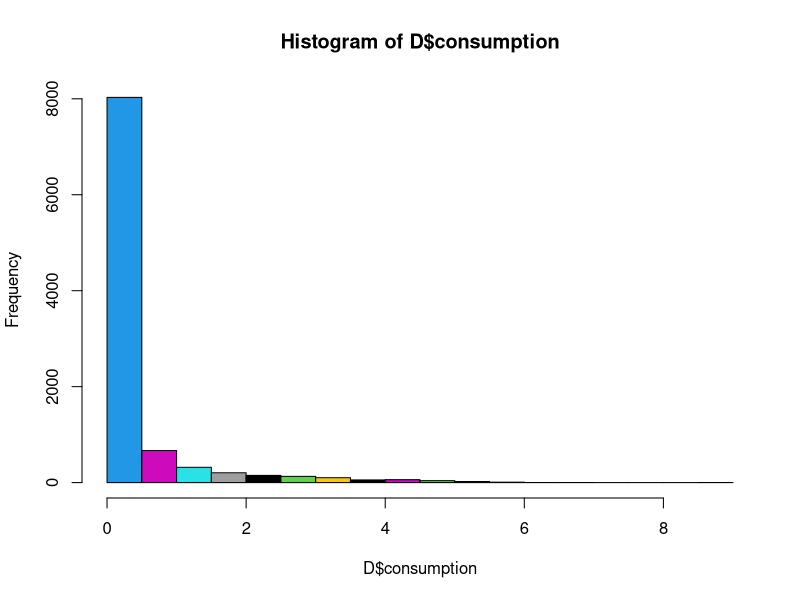
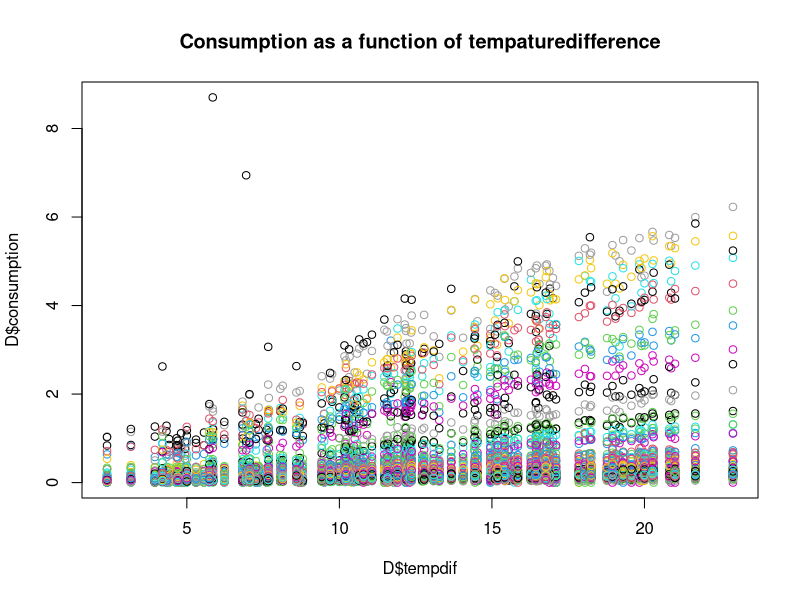
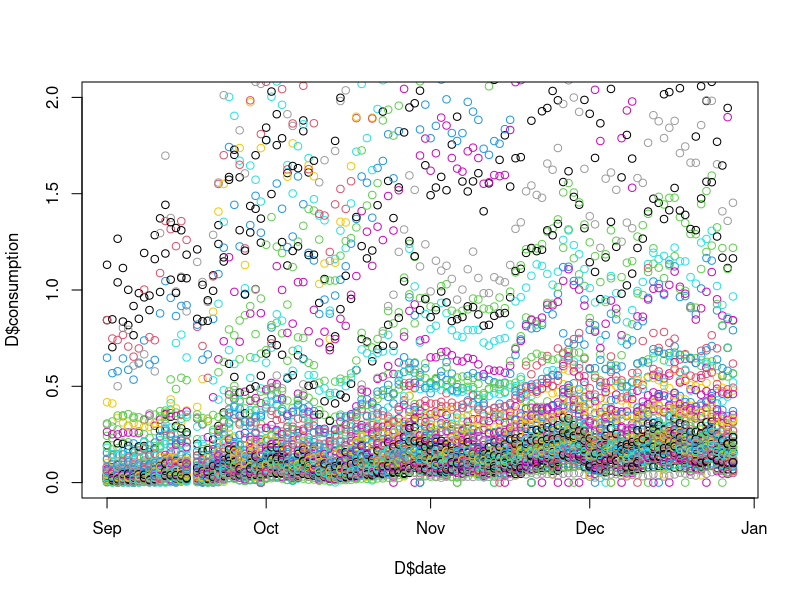
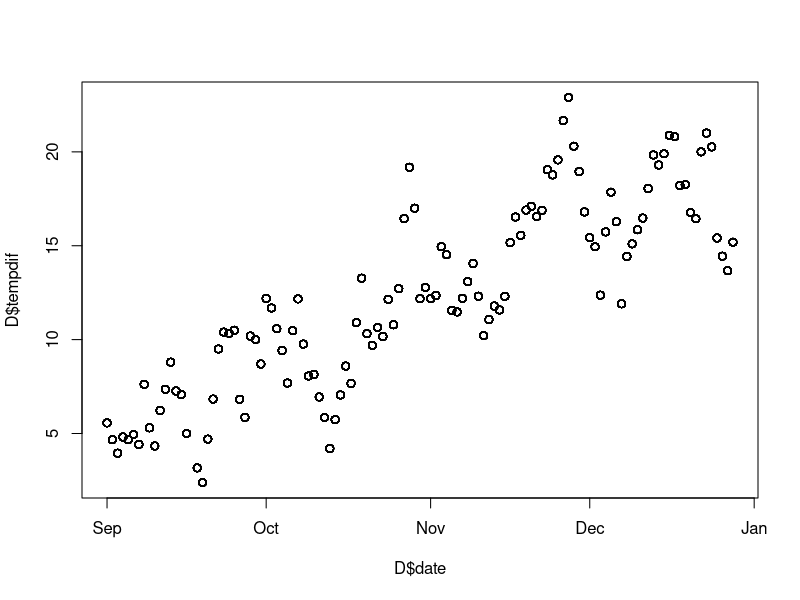
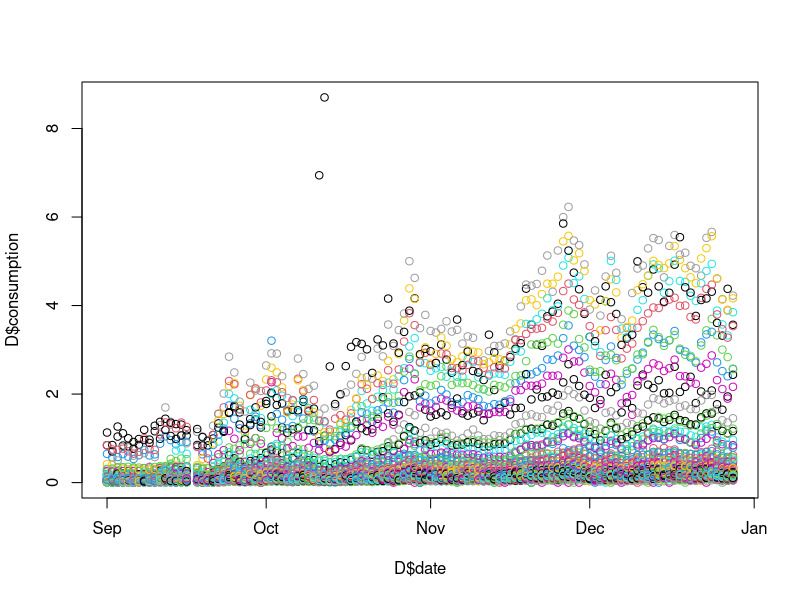
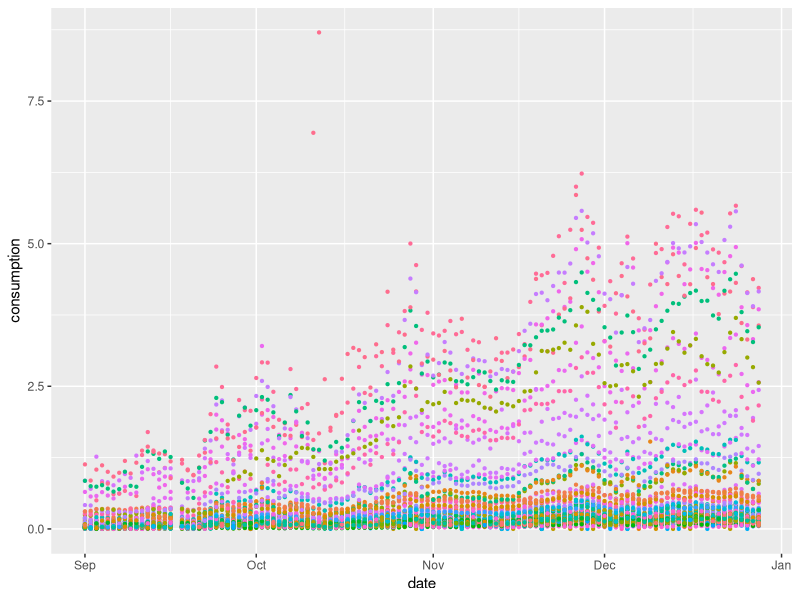
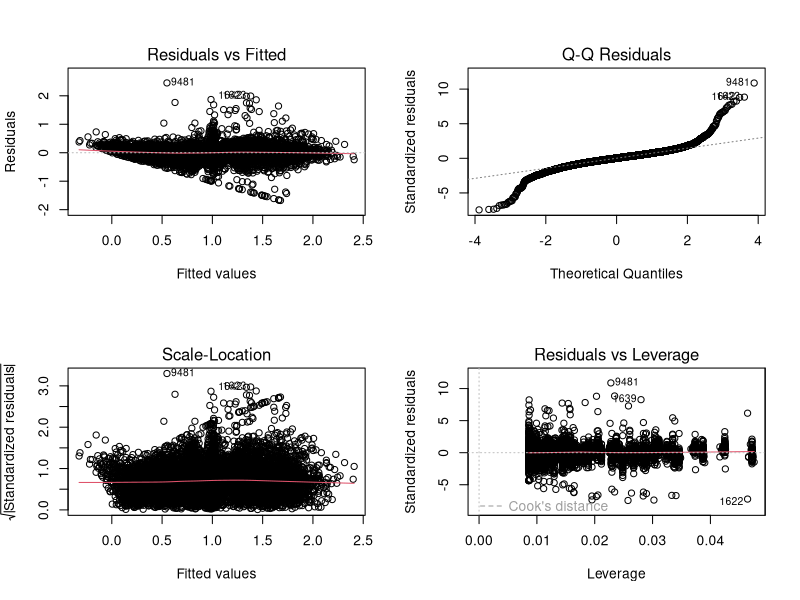
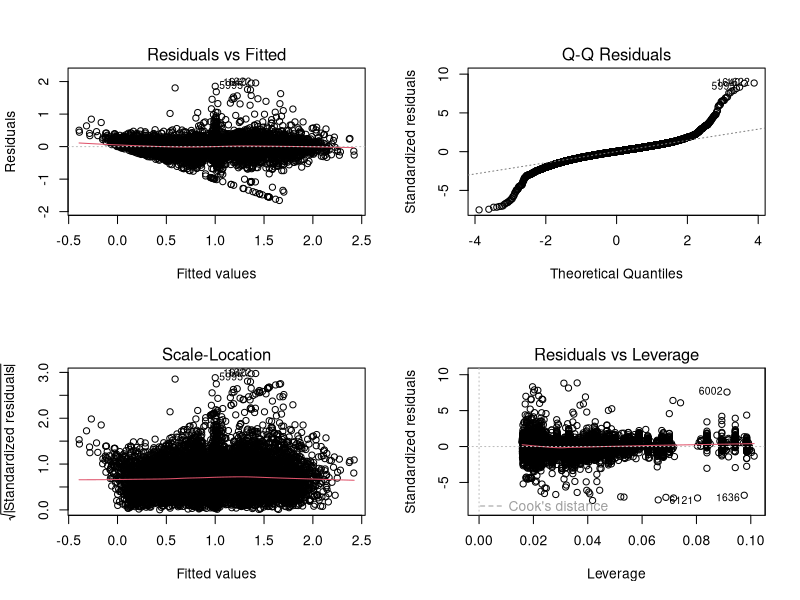

Here is the R script that generated these plots, in order: (Note: a time limit stopped this script after it produced the figures.)
#### Introduction ####
rm(list=ls())
library(tidyverse)
library(ggplot2)
library(car)
library(stringr)
library(xtable)

#### Loading the data ####
D <- read.csv("merged_data.csv", header=TRUE)

#### Changing the datatable #####
str(D)
D <- mutate(D,
                across(c(dir, cond, fog, rain, ID),factor)
)

D$date <- as.POSIXct(D$date, tz = "UTC")
str(D)

# Adding to temp difference column to the dataframe 
D$tempdif <- 21 - D$temp


#### Creating initalizing plots ####
# Pairplot of all variables 
#plot(D,col=D$ID,main="Pairsplot of dataframe")

# Histogram of consumptions in general 
hist(D$consumption,col=D$ID)

par(mfrow=c(1,1))
# Consumption as a function of temp ( slopes seem to depend on Ua (isolation))
#plot(D$consumption ~ D$temp, col=D$ID, main = "Consumption as a function of tempature")
plot(D$consumption ~ D$tempdif, col=D$ID, main = "Consumption as a function of tempaturedifference")
plot(D$consumption ~ D$date, ylim=c(0,2), col=D$ID)
plot(D$tempdif ~ D$date)
plot(D$consumption ~ D$date, col=D$ID)

ggplot(D,aes(x=date, y=consumption,col=ID)) + 
  geom_point(size=0.8) + theme(legend.position = "none") 
# shows date needs to be factorized in some sort of way


# Consumption as a function of hum 
#plot(D$consumption ~ D$hum, col=D$ID, main = "Consumption as a function of humidity")


# Box plot af consumption as a function of ID
#plot(D$consumption ~ D$ID, col=D$ID, main="Boxplot of consumption as a function of ID") 
#plot(D$consumption ~ D$ID, col=D$ID, main="Boxplot of consumption as a function of ID",ylim=c(0,1)) 

D <- select(D,!c("temp"))



# getting start/end_date int (mutating the date variable)
date <- mutate(D, dag=str_split_fixed(date,"-",3)[ ,3])
D <- mutate(date, start_or_end = ifelse(as.integer(dag)<15, "START","END")) %>% 
  mutate(start_or_end = factor(start_or_end))

# Trying one fit
#it <- lm(consumption~tempdif+ID+tempdif:start_or_end,date)
#Anova(fit)
#coplot(consumption ~ tempdif | start_or_end,date,col=date$ID)

# And another
#fit <- lm(consumption~tempdif+ID+tempdif:start_or_end +ID:tempdif:start_or_end,date)

#par(mfrow=c(2,2))
#plot(fit)
mean_each <- group_by(D, ID) %>% 
  summarise(mean_each = mean(consumption))
D_with_mean <- inner_join(mean_each, D, "ID") 
D <- mutate(D_with_mean, ncons = consumption/mean_each)


# Minimum model
D_no_clima <- select(D, ID,start_or_end, tempdif, ncons)
fit <- lm(ncons ~ .^4, D_no_clima)
drop1(fit,test="F")
new_fit <- step(fit, test="F",correlation = TRUE, k=log(nrow(D)))
Anova(new_fit,correlation=TRUE)
drop1(new_fit)

# Looking for outliers
par(mfrow=c(2,2))
plot(new_fit)

# Removing outliers
remove <- c(9481,1622,1639)
D <- D[!(row.names(D) %in% remove ),]
D_no_clima<- D_no_clima[!(row.names(D_no_clima) %in% remove),]

fit <- lm(ncons ~ .^4, D_no_clima)
par(mfrow=c(2,2))
plot(fit)
summary(fit)

# adding some clima
fit_clima <- step(update(fit, .~.*D$hum*D$wind_spd), test ="F",k=log(nrow(D)))
anova(fit_clima, fit) # They are sig dif
AIC(fit_clima, fit) # fit_clima er bedre 
Anova(fit_clima)
plot(fit_clima)
drop1(fit_clima)

# Remove start_or_end:tempdif:D$hum , start_or_end:D$hum:D$wind_spd
f1 <- update(fit_clima, .~. -start_or_end:tempdif:D$hum -start_or_end:D$hum:D$wind_spd)
f2 <- step(f1, test="F", k=log(nrow(D)))

#Remove start_or_end:D$hum  Does not makes sense
f3 <- update(f2, .~. -start_or_end:D$hum)
drop1(f3, test ="F")
# Remove ID
f4 <- update(f3, .~. -ID)
# We cannot drop more
Anova(f4)
AIC(f4, fit_clima)
anova(f4, fit_clima)

# Trying model selection again without the ones which does not make sense
f5 <- step(update(fit, .~.*D$hum*D$wind_spd -start_or_end:tempdif:D$hum -start_or_end:D$hum:D$wind_spd -ID -start_or_end:D$hum) , test ="F")


# Adding MORE clima to the party
# with a maximum model
D_scope <- select(D, !c("date", "consumption","fog","rain","cond","dag", "vis", "dew_pt","dir"))





# Vi tager vis med da den er resultat af cond,fog og rain
par(mfrow=c(1,1))
Anova(lm(vis ~ cond + fog + rain,D))

fit_scope <- lm(ncons~. ,D_scope)
new_fit <- step(fit_scope, scope = ~.^3 , k=log(nrow(D_scope)), test = "F")
#lm(formula = ncons ~ ID + hum + wind_spd + pressure + tempdif + 
#start_or_end + ID:tempdif + tempdif:start_or_end + wind_spd:tempdif + 
#  hum:start_or_end + hum:pressure + wind_spd:pressure, data = D_scope)

# Makes no sense (but is significant)
f1 <- update(new_fit, .~. -hum:start_or_end)
Anova(new_fit)
f2 <- update(new_fit, .~. -tempdif:start_or_end )
Anova(new_fit)


summary(new_fit, correlation = T)

# dropping aliased coeff
nf <- update(.~.-dew_pt:tempdif,new_fit)


##########################################################ECTS


f <- update(fit, .~. + D$wind_spd*D$dir)
Anova(f)

# Fog i not significant
f <- update(f, .~. + D$fog*D$wind_spd)
Anova(f)
f <- update(f, .~. -D$fog:D$wind_spd)
Anova(f)

# Rain
f <- update(f, .~. +D$rain)
Anova(f)

#
f <- update(f, .~. +D$vis)
Anova(f)

f <- update(f, .~. +D$rain*D$vis)
Anova(f)

lm5 <-update(fit_clima,.~.-start_or_end:tempdif)


lm6 <- step(lm5,test="F",k=log(nrow(D)))
AIC(lm6,fit_clima)

anova(lm6,fit_clima)
